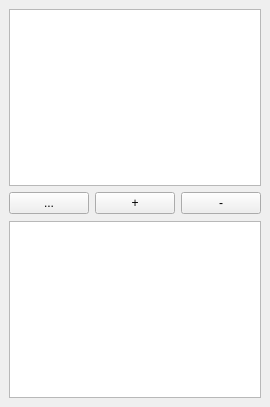
<ui version="4.0" >
 <class>layerDialog</class>
 <widget class="QDockWidget" name="layerDialog" >
  <property name="geometry" >
   <rect>
    <x>0</x>
    <y>0</y>
    <width>178</width>
    <height>407</height>
   </rect>
  </property>
  <property name="windowTitle" >
   <string>Layer Dialog</string>
  </property>
  <widget class="QWidget" name="dockWidgetContents" >
   <layout class="QVBoxLayout" name="verticalLayout" >
    <item>
     <widget class="QTableWidget" name="layerTableWidget" />
    </item>
    <item>
     <layout class="QHBoxLayout" name="horizontalLayout" >
      <item>
       <spacer name="horizontalSpacer" >
        <property name="orientation" >
         <enum>Qt::Horizontal</enum>
        </property>
        <property name="sizeHint" stdset="0" >
         <size>
          <width>28</width>
          <height>23</height>
         </size>
        </property>
       </spacer>
      </item>
      <item>
       <widget class="QPushButton" name="menuButton" >
        <property name="text" >
         <string>...</string>
        </property>
       </widget>
      </item>
      <item>
       <widget class="QPushButton" name="addButton" >
        <property name="text" >
         <string>+</string>
        </property>
       </widget>
      </item>
      <item>
       <widget class="QPushButton" name="deleteButton" >
        <property name="text" >
         <string>-</string>
        </property>
        <property name="flat" >
         <bool>false</bool>
        </property>
       </widget>
      </item>
     </layout>
    </item>
    <item>
     <widget class="QPlainTextEdit" name="logPlainTextEdit" />
    </item>
   </layout>
  </widget>
 </widget>
 <resources/>
 <connections/>
</ui>
